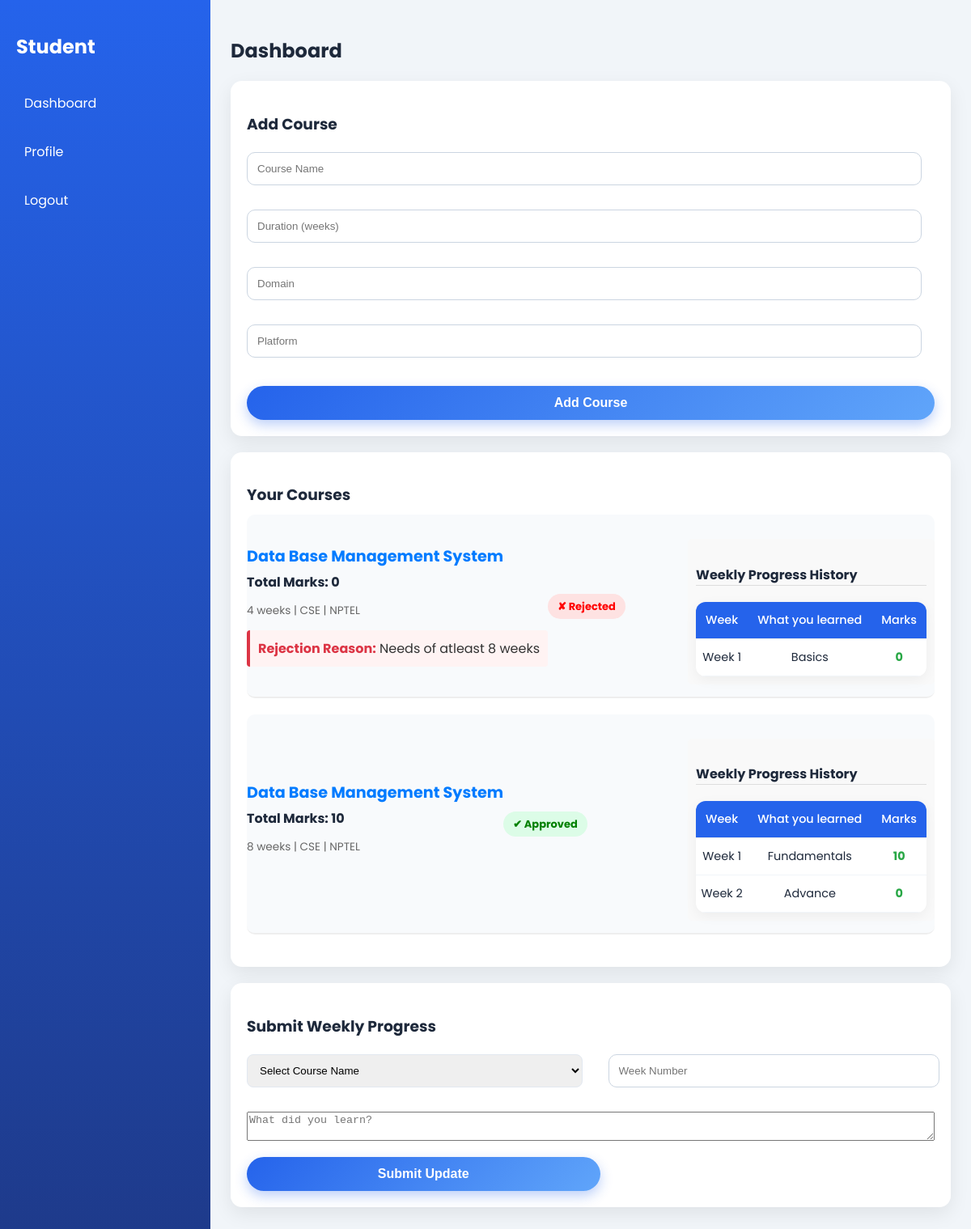
/student_dashboard (signed in), run on the app's committed database.
### tables this page shows
CREATE TABLE courses (
        id INTEGER PRIMARY KEY AUTOINCREMENT,
        student_id INTEGER,
        course_name TEXT,
        duration INTEGER,
        domain TEXT,
        platform TEXT,
        status TEXT,
        reason TEXT,
        marks INTEGER DEFAULT 0,
        FOREIGN KEY(student_id) REFERENCES students(id)
);

CREATE TABLE weekly_updates (
        id INTEGER PRIMARY KEY AUTOINCREMENT,
        course_id INTEGER,
        week_number INTEGER,
        progress TEXT, content TEXT, marks INTEGER DEFAULT 0,
        FOREIGN KEY(course_id) REFERENCES courses(id)
);

### app.py (the view, shortened to what this page needs)
@app.route('/student_dashboard', methods=['GET', 'POST'])
def student_dashboard():
    if 'student_id' not in session:
        return redirect('/')
    db = get_db()
    student = db.execute(
        "SELECT section FROM students WHERE id = ?",
        (session['student_id'],)
    ).fetchone()
    student_section = student['section']
    courses = db.execute(
        "SELECT * FROM courses WHERE student_id=?",
        (session['student_id'],)
    ).fetchall()
    session_data = db.execute(
        "SELECT * FROM session_control WHERE section = ?",
        (student_section,)
    ).fetchone()
    updates = db.execute(
        "SELECT id, course_id, week_number, progress, marks FROM weekly_updates"
    ).fetchall()
    return render_template(
        'student_dashboard.html',
        courses=courses,
        updates=updates,
        session_data=session_data
    )

### app.py (called while the page is built)
def get_db():
    conn = sqlite3.connect("database.db")
    conn.row_factory = sqlite3.Row   # allows column names
    return conn

### templates/student_dashboard.html (shortened to what this page needs)
<!DOCTYPE html>
<html>
<head>
<link rel="stylesheet" href="{{ url_for('static', filename='style.css') }}">
</head>
<body>
<div class="layout">
    <div class="sidebar">
        <h2> Student</h2>
        <a href="/student_dashboard"> Dashboard</a>
        <a href="/student_profile"> Profile</a>
        <a href="/logout"> Logout</a>
    </div>
    <div class="main">
        <div class="topbar">
            <h2>Dashboard</h2>
        </div>
        <div class="card">
            <h3> Add Course</h3>
            <form method="POST" class="form-grid">
                <input type="text" name="course" placeholder="Course Name" required>
                <input type="number" name="duration" placeholder="Duration (weeks)" required>
                <input type="text" name="domain" placeholder="Domain" required>
                <input type="text" name="platform" placeholder="Platform" required>
                <button class="primary-btn"> Add Course</button>
            </form>
        </div>
                    <div class="card">
    <h3> Your Courses</h3>
    <div class="course-list">
    {% for course in courses %}
        <div class="course-item" style="border-bottom: 2px solid #eee; padding: 15px 0; margin-bottom: 20px;">
            <div style="display: flex; align-items: center; justify-content: space-between;">
                <div style="flex: 1;">
                    <b style="font-size: 1.2em; color: #007bff;">{{course[2]}}</b>
                    <p style="margin: 5px 0;"><strong>Total Marks: {{course[8]}}</strong></p>
                    <p style="font-size: 0.85em; color: #666;">{{course[3]}} weeks | {{course[4]}} | {{course[5]}}</p>
                    {% if course[6] == "Rejected" %}
                        <div style="margin-top: 10px; padding: 10px; background-color: #fff3f3; border-left: 4px solid #dc3545; border-radius: 4px;">
                            <strong style="color: #dc3545;">Rejection Reason:</strong>
                            <span style="color: #333;">{{ course[7] }}</span>
                        </div>
                    {% endif %}
                </div>
                <div style="text-align: right;">
                    {% if course[6]=="Approved" %}
                        <span class="status approved" style="color: green; font-weight: bold;">✔ Approved</span>
                    {% elif course[6]=="Rejected" %}
                        <span class="status rejected" style="color: red; font-weight: bold;">✘ Rejected</span>
                    {% else %}
                        <span class="status pending" style="color: orange; font-weight: bold;">⏳ Pending</span>
                    {% endif %}
                </div>
            </div>
                    <div style="margin-top: 15px; background: #f9f9f9; padding: 10px; border-radius: 5px;">
                        <h4 style="margin-bottom: 10px; border-bottom: 1px solid #ddd;">Weekly Progress History</h4>
                        <table style="width: 100%; font-size: 0.9em; border-collapse: collapse;">
                            <thead>
                                <tr style="text-align: left; color: #555;">
                                    <th>Week</th>
                                    <th>What you learned</th>
                                    <th>Marks</th>
                                </tr>
                            </thead>
                            <tbody>
                                {% for update in updates if update[1] == course[0] %}
                                <tr style="border-top: 1px solid #eee;">
                                    <td style="padding: 5px 0;">Week {{ update[2] }}</td>
                                    <td>{{ update[3] }}</td>
                                    <td style="font-weight: bold; color: #28a745;">
                                         {{ update[4] if update[4] is not none else 0 }}
                                    </td>
                                </tr>
                                {% endfor %}
                            </tbody>
                        </table>
                    </div>
                </div>
            {% endfor %}
            </div>
        </div>
        <div class="card">
            <h3>Submit Weekly Progress</h3>
            <form method="POST" action="/submit_weekly_update">
                <div class="form-grid">
                    <select name="course_id" required>
                        <option value="" disabled selected>Select Course Name</option>
                    </select>
                    <input type="number" name="week_number" placeholder="Week Number" required>
                    <textarea name="content" placeholder="What did you learn?" required style="grid-column: span 2; margin-top: 10px;"></textarea>
                    <button type="submit" class="primary-btn" style="margin-top: 10px;">Submit Update</button>
                </div>
            </form>
        </div>
    </div>
</div>
</body>
</html>

### static/style.css (style rules this page uses)
body { margin: 0; font-family: 'Poppins', sans-serif; background: linear-gradient(120deg, #eef2ff, #f8fafc); color: #1e293b; }
.card { background: white; padding: 20px 25px; margin-top: 20px; border-radius: 12px; box-shadow: 0 6px 18px rgba(0,0,0,0.06); transition: all 0.25s ease; }
h2, h3 { margin-bottom: 10px; }
input, select { width: 95%; padding: 11px; margin: 10px 0; border-radius: 8px; border: 1px solid #e2e8f0; outline: none; transition: 0.2s; }
button { background: linear-gradient(135deg, #2563eb, #3b82f6); color: white; border: none; padding: 10px 16px; border-radius: 8px; cursor: pointer; font-weight: 500; transition: 0.25s; }
table { width: 100%; margin-top: 20px; border-collapse: collapse; background: white; border-radius: 12px; overflow: hidden; box-shadow: 0 4px 15px rgba(0,0,0,0.05); }
th { background: #2563eb; color: white; padding: 12px; font-weight: 500; }
td { padding: 12px; border-bottom: 1px solid #f1f5f9; text-align: center; }
.approved { color: #16a34a; font-weight: 600; }
.rejected { color: #dc2626; font-weight: 600; }
a { color: #2563eb; text-decoration: none; }
.primary-btn { width: 100%; padding: 14px; margin-top: 15px; border-radius: 30px; border: none; font-size: 16px; font-weight: 600; background: linear-gradient(135deg, #2563eb, #60a5fa); color: white; cursor: pointer; transition: all 0.3s ease; box-shadow: 0 6px 18px rgba(37,99,235,0.4); }
.primary-btn { width: 100%; padding: 14px; margin-top: 15px; border-radius: 30px; border: none; font-size: 16px; font-weight: 600; background: linear-gradient(135deg, #16a34a, #4ade80); color: white; cursor: pointer; transition: all 0.3s ease; box-shadow: 0 6px 18px rgba(34,197,94,0.4); }
.layout { display: flex; min-height: 100vh; }
.sidebar { width: 220px; background: linear-gradient(180deg, #2563eb, #1e3a8a); color: white; padding: 20px; }
.sidebar h2 { margin-bottom: 30px; }
.sidebar a { display: block; color: white; text-decoration: none; margin: 15px 0; padding: 10px; border-radius: 8px; transition: 0.3s; }
.main { flex: 1; padding: 25px; background: #f1f5f9; }
.topbar { margin-bottom: 20px; }
.card { background: white; padding: 20px; border-radius: 14px; margin-bottom: 20px; box-shadow: 0 8px 25px rgba(0,0,0,0.08); }
.form-grid { display: grid; gap: 10px; }
.form-grid input { padding: 12px; border-radius: 10px; border: 1px solid #cbd5e1; }
.primary-btn { padding: 12px; border-radius: 30px; border: none; background: linear-gradient(135deg, #2563eb, #60a5fa); color: white; font-weight: 600; cursor: pointer; transition: 0.3s; box-shadow: 0 6px 15px rgba(37,99,235,0.3); }
.course-list { margin-top: 10px; }
.course-item { display: flex; justify-content: space-between; align-items: center; background: #f8fafc; padding: 15px; border-radius: 10px; margin-top: 10px; transition: 0.2s; }
.status { padding: 6px 12px; border-radius: 20px; font-size: 13px; font-weight: 600; }
.approved { background: #dcfce7; color: #16a34a; }
.rejected { background: #fee2e2; color: #dc2626; }

### data on the page
courses: course_name "Data Base Management System", marks "0", duration "4", domain "CSE", platform "NPTEL", reason "Needs of atleast 8 weeks", status "✘ Rejected"
weekly_updates: week_number "1", progress "Basics", marks "0"
courses: course_name "Data Base Management System", marks "10", duration "8", domain "CSE", platform "NPTEL", status "✔ Approved"
weekly_updates: week_number "1", progress "Fundamentals", marks "10"
weekly_updates: week_number "2", progress "Advance", marks "0"
